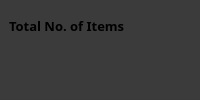
                <widget class="QWidget" name="widget_3" native="true">
                 <property name="minimumSize">
                  <size>
                   <width>170</width>
                   <height>90</height>
                  </size>
                 </property>
                 <property name="styleSheet">
                  <string notr="true">background-color: #3B3B3B;
border-radius:10px;
</string>
                 </property>
                 <layout class="QVBoxLayout" name="verticalLayout_35">
                  <property name="leftMargin">
                   <number>0</number>
                  </property>
                  <property name="topMargin">
                   <number>0</number>
                  </property>
                  <property name="bottomMargin">
                   <number>9</number>
                  </property>
                  <item>
                   <widget class="QWidget" name="widget_18" native="true">
                    <property name="minimumSize">
                     <size>
                      <width>0</width>
                      <height>25</height>
                     </size>
                    </property>
                    <layout class="QVBoxLayout" name="verticalLayout_36">
                     <property name="bottomMargin">
                      <number>0</number>
                     </property>
                     <item>
                      <widget class="QLabel" name="label_23">
                       <property name="font">
                        <font>
                         <family>Poppins SemiBold</family>
                         <pointsize>10</pointsize>
                         <bold>true</bold>
                        </font>
                       </property>
                       <property name="text">
                        <string>Total No. of Items</string>
                       </property>
                      </widget>
                     </item>
                    </layout>
                   </widget>
                  </item>
                  <item>
                   <widget class="QWidget" name="widget_75" native="true">
                    <property name="minimumSize">
                     <size>
                      <width>0</width>
                      <height>25</height>
                     </size>
                    </property>
                    <layout class="QHBoxLayout" name="horizontalLayout_32">
                     <property name="leftMargin">
                      <number>12</number>
                     </property>
                     <property name="topMargin">
                      <number>0</number>
                     </property>
                     <property name="rightMargin">
                      <number>0</number>
                     </property>
                     <property name="bottomMargin">
                      <number>0</number>
                     </property>
                     <item>
                      <widget class="QPushButton" name="pushButton_4">
                       <property name="minimumSize">
                        <size>
                         <width>30</width>
                         <height>30</height>
                        </size>
                       </property>
                       <property name="maximumSize">
                        <size>
                         <width>50</width>
                         <height>16777215</height>
                        </size>
                       </property>
                       <property name="text">
                        <string/>
                       </property>
                       <property name="icon">
                        <iconset resource="resource1_rc.qrc">
                         <normaloff>:/iCons/icons/icons8-total-sales-100.png</normaloff>:/iCons/icons/icons8-total-sales-100.png</iconset>
                       </property>
                       <property name="iconSize">
                        <size>
                         <width>50</width>
                         <height>50</height>
                        </size>
                       </property>
                       <property name="checkable">
                        <bool>true</bool>
                       </property>
                      </widget>
                     </item>
                     <item>
                      <widget class="QLabel" name="label_9">
                       <property name="font">
                        <font>
                         <family>Poppins Black</family>
                         <pointsize>18</pointsize>
                         <bold>true</bold>
                        </font>
                       </property>
                       <property name="text">
                        <string/>
                       </property>
                       <property name="pixmap">
                        <pixmap resource="main_resource.qrc">:/mainIcons/icons/icons8-coffee-30.png</pixmap>
                       </property>
                      </widget>
                     </item>
                    </layout>
                   </widget>
                  </item>
                 </layout>
                </widget>
